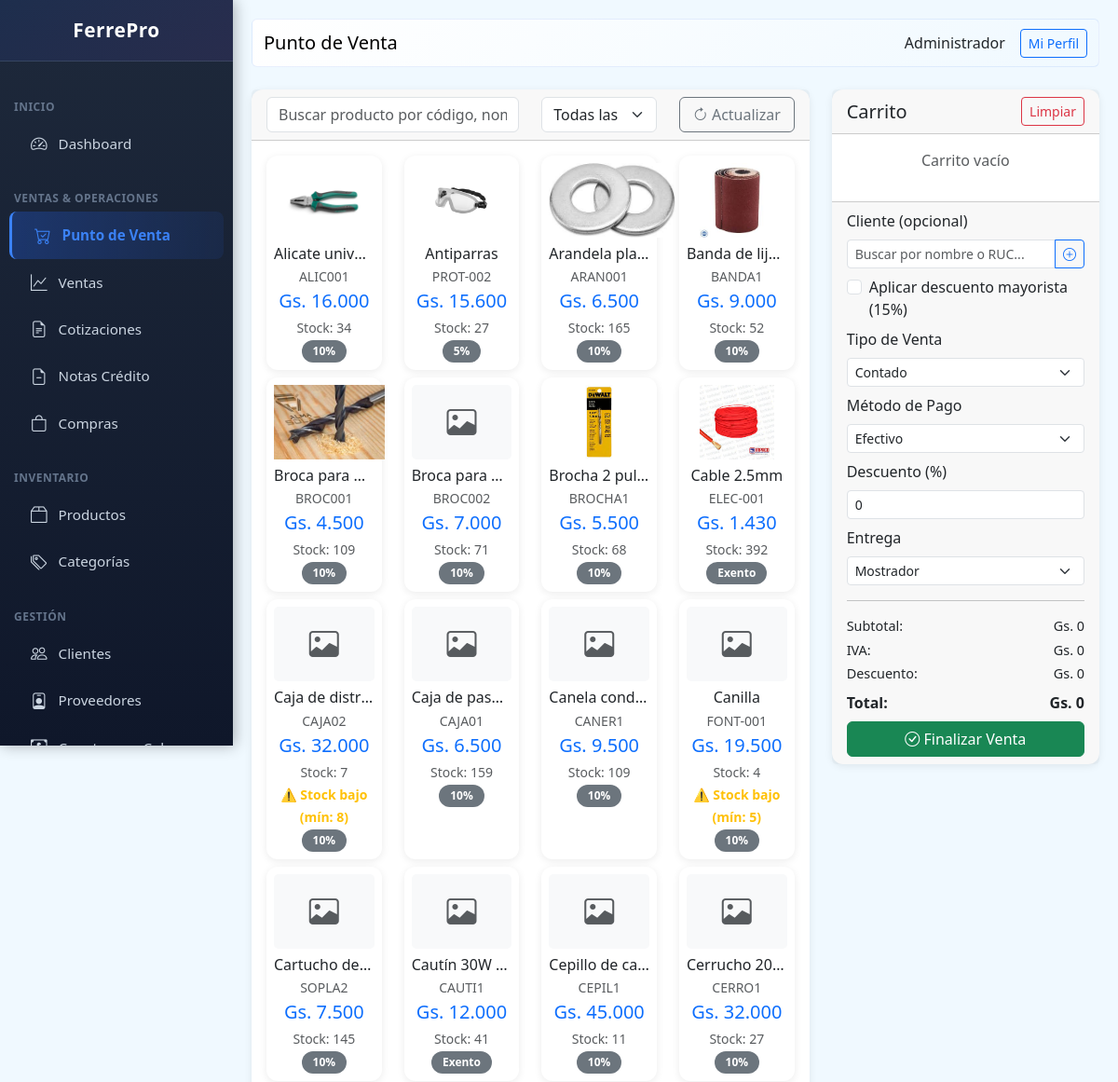
The app's page /public/index.php?page=pos (signed in, upper part), older data.
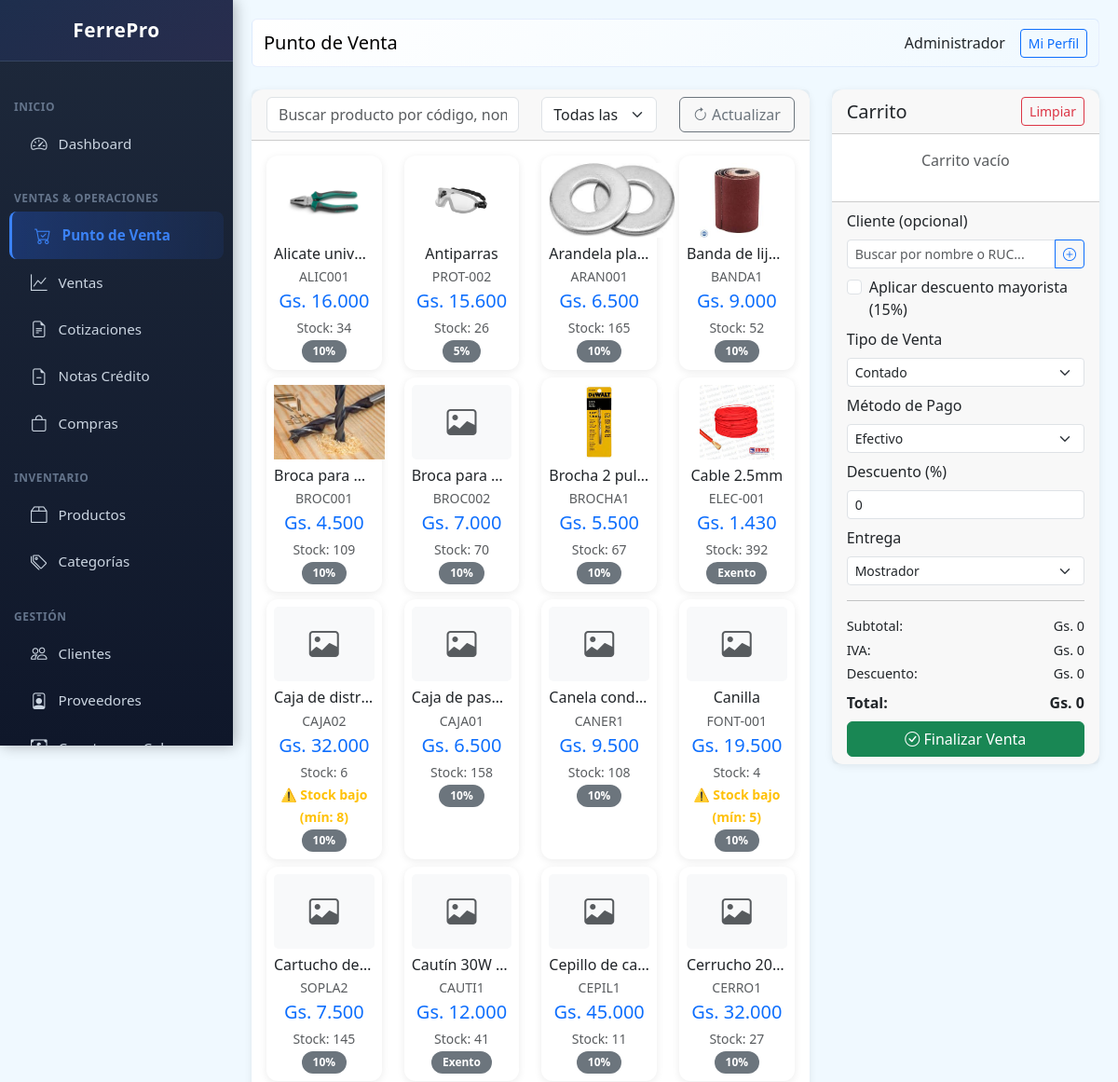
The same page, newer data.
### tables this page shows
CREATE TABLE users (
                id INTEGER PRIMARY KEY AUTOINCREMENT,
                name TEXT NOT NULL,
                email TEXT UNIQUE,
                password TEXT NOT NULL,
                role TEXT DEFAULT 'vendedor',
                active INTEGER DEFAULT 1,
                created_at DATETIME DEFAULT CURRENT_TIMESTAMP
            , last_login DATETIME, last_password_change DATETIME, failed_login_attempts INTEGER DEFAULT 0, locked_until DATETIME, two_fa_enabled INTEGER DEFAULT 0, two_fa_secret TEXT, branch_id INTEGER DEFAULT 1, pos_terminal_id INTEGER DEFAULT 1);

CREATE TABLE products (
                id INTEGER PRIMARY KEY AUTOINCREMENT,
                code TEXT UNIQUE,
                barcode TEXT,
                name TEXT NOT NULL,
                description TEXT,
                category_id INTEGER,
                provider_id INTEGER,
                unit TEXT DEFAULT 'unidad',
                cost_price REAL DEFAULT 0,
                sale_price REAL DEFAULT 0,
                wholesale_price REAL DEFAULT 0,
                stock INTEGER DEFAULT 0,
                min_stock INTEGER DEFAULT 5,
                location TEXT,
                active INTEGER DEFAULT 1,
                created_at DATETIME DEFAULT CURRENT_TIMESTAMP, iva INTEGER DEFAULT 10, image TEXT,
                FOREIGN KEY (category_id) REFERENCES categories(id),
                FOREIGN KEY (provider_id) REFERENCES providers(id)
            );

### class/Database.php (called while the page is built, shortened)
<?php
class Database extends PDO {
    private static $instance = null;
    public static function getInstance() {
        if (self::$instance === null) {
            self::$instance = new self();
        }
        return self::$instance;
    }
 }

### class/Format.php (called while the page is built, shortened)
<?php
class Format {
    public static function money($amount) {
        $amount = floatval($amount);
        return 'Gs. ' . number_format($amount, 0, ',', '.');
    }
}

### views/pos/index.php (the view, shortened to what this page needs)
<?php
$pageTitle = 'Punto de Venta';
$categories = db()->query("SELECT * FROM categories WHERE active = 1 ORDER BY name")->fetchAll(PDO::FETCH_ASSOC);
$clients = db()->query("SELECT * FROM clients WHERE active = 1 ORDER BY name")->fetchAll(PDO::FETCH_ASSOC);
$products = db()->query("SELECT p.*, c.name as category_name FROM products p LEFT JOIN categories c ON p.category_id = c.id WHERE p.active = 1 AND p.stock > 0 ORDER BY p.name")->fetchAll(PDO::FETCH_ASSOC);
$content = '
<div class="row">
    <div class="col-md-8">
        <div class="card mb-3">
            <div class="card-header">
                <div class="row">
                    <div class="col-md-6">
                        <input type="text" id="searchProduct" class="form-control" placeholder="Buscar producto por código, nombre o barcode..." autocomplete="off">
                        <div id="searchResults" class="list-group position-absolute" style="z-index: 1000; max-height: 300px; overflow-y: auto; display: none; width: 100%; top: 38px;"></div>
                    </div>
                    <div class="col-md-3">
                        <select id="filterCategory" class="form-select">
                            <option value="">Todas las categorías</option>
                            ' . implode('', array_map(fn($c) => "<option value=\"{$c['id']}\">{$c['name']}</option>", $categories)) . '
                        </select>
                    </div>
                    <div class="col-md-3">
                        <button type="button" class="btn btn-outline-secondary w-100" id="btnActualizar">
                            <i class="bi bi-arrow-clockwise"></i> Actualizar
                        </button>
                    </div>
                </div>
            </div>
            <div class="card-body">
                <div id="productsGrid" class="row">';
foreach ($products as $p) {
    $stock_warning = $p['stock'] <= $p['min_stock'] ? 'border-warning border-2' : '';
    $iva_label = $p['iva'] == 0 ? 'Exento' : $p['iva'] . '%';
    $barcode = isset($p['barcode']) ? $p['barcode'] : '';
    $imgHtml = !empty($p['image']) ? '<img src="' . BASE_URL . '/' . htmlspecialchars($p['image']) . '" style="max-height: 80px; object-fit: contain;" class="mb-2">' : '<div class="mb-2" style="height: 80px; display: flex; align-items: center; justify-content: center; background: #f8f9fa; border-radius: 5px;"><i class="bi bi-image text-muted" style="font-size: 2rem;"></i></div>';
    $content .= '<div class="col-md-3 col-6 mb-2 product-card" data-category="' . ($p['category_id'] ?? '') . '" data-min-stock="' . $p['min_stock'] . '">
        <div class="card h-100 product-item ' . $stock_warning . '" style="cursor: pointer;" data-id="' . $p['id'] . '" data-name="' . htmlspecialchars($p['name']) . '" data-price="' . $p['sale_price'] . '" data-wholesale-price="' . ($p['wholesale_price'] ?? $p['sale_price']) . '" data-stock="' . $p['stock'] . '" data-min-stock="' . $p['min_stock'] . '" data-code="' . htmlspecialchars($p['code']) . '" data-barcode="' . htmlspecialchars($barcode) . '" data-iva="' . $p['iva'] . '" data-image="' . htmlspecialchars($p['image'] ?? '') . '">
            <div class="card-body text-center p-2">
                ' . $imgHtml . '
                <h6 class="mb-1 text-truncate">' . htmlspecialchars($p['name']) . '</h6>
                <p class="text-muted small mb-1">' . $p['code'] . '</p>
                <h5 class="text-primary mb-1">' . Format::money($p['sale_price']) . '</h5>
                <small class="text-muted">Stock: ' . $p['stock'] . '</small>';
    if ($p['stock'] <= $p['min_stock']) {
        $content .= '<br><small class="text-warning fw-bold">⚠️ Stock bajo (mín: ' . $p['min_stock'] . ')</small>';
    }
    $content .= '<br><small class="badge bg-secondary">' . $iva_label . '</small>';
    $content .= '</div>
        </div>
    </div>';
}
$content .= '</div>
            </div>
        </div>
    </div>
    <div class="col-md-4">
        <div class="card">
            <div class="card-header d-flex justify-content-between align-items-center">
                <h5 class="mb-0">Carrito</h5>
                <button type="button" class="btn btn-sm btn-outline-danger" id="btnLimpiar">Limpiar</button>
            </div>
            <div class="card-body p-0">
                <div id="cartItems" style="max-height: 400px; overflow-y: auto;">
                    <p class="text-center text-muted p-3">Carrito vacío</p>
                </div>
            </div>
            <div class="card-footer">
                <div class="mb-2">
                    <label class="form-label">Cliente (opcional)</label>
                    <div class="position-relative">
                        <div class="input-group input-group-sm">
                            <input type="text" id="clientSearch" class="form-control" placeholder="Buscar por nombre o RUC..." autocomplete="off">
                            <button type="button" class="btn btn-outline-primary" onclick="window.location.href=\'?page=clients&action=new\'" title="Nuevo cliente">
                                <i class="bi bi-plus-circle"></i>
                            </button>
                        </div>
                    </div>
                         ' . implode('', array_map(fn($c) => "{$c['']}{$c['']}{$c['']}{$c['']}{$c['']}{$c['']} {$c['']} " . ($c[''] > 0 ? " " . Format::money($c['']) . "" : "") . "</option>", $clients)) . '
                    <div class="form-check mt-2">
                        <input type="checkbox" class="form-check-input" id="wholesaleDiscount" onchange="renderCart()">
                        <label class="form-check-label" for="wholesaleDiscount">Aplicar descuento mayorista (15%)</label>
                    </div>
                </div>
                <div class="mb-2">
                    <label class="form-label">Tipo de Venta</label>
                    <select name="sale_type" id="saleType" class="form-select form-select-sm" onchange="checkSaleType()">
                        <option value="contado">Contado</option>
                    </select>
                </div>
                <div class="mb-2">
                    <label class="form-label">Método de Pago</label>
                    <select name="payment_method" id="paymentMethod" class="form-select form-select-sm">
                        <option value="efectivo">Efectivo</option>
                    </select>
                </div>
                <div class="mb-2">
                    <label class="form-label">Descuento (%)</label>
                    <input type="number" id="globalDiscount" class="form-control form-select-sm" value="0" min="0" max="100">
                </div>
                <div class="mb-2">
                    <label class="form-label">Entrega</label>
                    <select name="delivery_type" id="deliveryType" class="form-select form-select-sm">
                        <option value="mostrador">Mostrador</option>
                    </select>
                </div>
                 <hr>
                  <div class="d-flex justify-content-between mb-1" style="font-size: 0.9rem;">
                      <span>Subtotal:</span>
                      <span id="cartSubtotal">Gs. 0</span>
                  </div>
                  <div class="d-flex justify-content-between mb-1" style="font-size: 0.9rem;">
                      <span>IVA:</span>
                      <span id="cartIVA">Gs. 0</span>
                  </div>
                  <div class="d-flex justify-content-between mb-2" style="font-size: 0.9rem;">
                      <span>Descuento:</span>
                      <span id="cartDiscount">Gs. 0</span>
                  </div>
                  <div class="d-flex justify-content-between mb-2">
                      <span><strong>Total:</strong></span>
                      <span id="cartTotal"><strong>Gs. 0</strong></span>
                  </div>
                <button type="button" class="btn btn-success w-100" id="btnFinalizarVenta">
                    <i class="bi bi-check-circle"></i> Finalizar Venta
                </button>
            </div>
        </div>
    </div>
</div>
';

### public/index.php (shortened to what this page needs)
<?php
require_once dirname(__DIR__) . '/class/Database.php';
require_once dirname(__DIR__) . '/class/Format.php';
function db() {
    return Database::getInstance();
}
function auth() {
    return isset($_SESSION['user_id']) ? $_SESSION['user_id'] : null;
}
function user() {
    $stmt = db()->prepare("SELECT id, name, email, role FROM users WHERE id = ?");
    $stmt->execute([auth()]);
    return $stmt->fetch(PDO::FETCH_ASSOC);
}
function view($file, $data = []) {
    extract($data);
    $content = null;
    include dirname(__DIR__) . '/views/' . $file . '.php';
    include dirname(__DIR__) . '/views/layouts/main.php';
    exit;
}
$page = $_GET['page'] ?? 'home';
switch ($page) {
    case 'pos':
        $products = db()->query("SELECT p.*, c.name as category_name FROM products p LEFT JOIN categories c ON p.category_id = c.id WHERE p.active = 1 AND p.stock > 0 ORDER BY p.name")->fetchAll(PDO::FETCH_ASSOC);
        view('pos/index', compact('categories', 'clients', 'products'));
        break;
}
?>

### views/layouts/main.php (shortened to what this page needs)
<!DOCTYPE html>
<html lang="es">
<head>
    <link rel="stylesheet" href="https://cdn.jsdelivr.net/npm/bootstrap@5.3.0/dist/css/bootstrap.min.css">
    <link rel="stylesheet" href="https://cdn.jsdelivr.net/npm/bootstrap-icons@1.10.0/font/bootstrap-icons.css">
</head>
<body>
    <div class="sidebar">
        <div class="logo-section">
            <h5><i class="bi bi-hammer-wrench"></i> FerrePro</h5>
        </div>
        <nav class="nav flex-column">
            <div class="nav-section">Inicio</div>
            <a class="nav-link" href="?page=dashboard"><i class="bi bi-speedometer2"></i> Dashboard</a>
            <div class="nav-section">Ventas & Operaciones</div>
            <a class="nav-link" href="?page=pos"><i class="bi bi-cart-check"></i> Punto de Venta</a>
            <a class="nav-link" href="?page=sales"><i class="bi bi-graph-up"></i> Ventas</a>
            <a class="nav-link" href="?page=quotes"><i class="bi bi-file-earmark-text"></i> Cotizaciones</a>
            <a class="nav-link" href="?page=credit_notes"><i class="bi bi-file-earmark-minus"></i> Notas Crédito</a>
            <a class="nav-link" href="?page=purchases"><i class="bi bi-bag"></i> Compras</a>
            <div class="nav-section">Inventario</div>
            <a class="nav-link" href="?page=products"><i class="bi bi-box2"></i> Productos</a>
            <a class="nav-link" href="?page=categories"><i class="bi bi-tags"></i> Categorías</a>
            <div class="nav-section">Gestión</div>
            <a class="nav-link" href="?page=clients"><i class="bi bi-people"></i> Clientes</a>
            <a class="nav-link" href="?page=providers"><i class="bi bi-person-badge"></i> Proveedores</a>
            <a class="nav-link" href="?page=receivable"><i class="bi bi-cash-coin"></i> Cuentas por Cobrar</a>
        </nav>
    </div>
    <div class="main-content">
        <nav class="navbar navbar-expand-lg mb-4 rounded">
            <div class="container-fluid">
                <span class="navbar-brand mb-0 h1"><?= $pageTitle ?? 'FerrePro' ?></span>
                <div class="d-flex align-items-center gap-3">
                    <span><?= user()['name'] ?? '' ?></span>
                    <a href="?page=profile" class="btn btn-sm btn-outline-primary">Mi Perfil</a>
                </div>
            </div>
        </nav>
        <?= $content ?? '' ?>
    </div>
</body>
</html>

### views/layouts/main.php (style rules this page uses)
:root { --primary: #2563eb; --success: #10b981; --danger: #ef4444; --warning: #f59e0b; --info: #06b6d4; --secondary: #8b5cf6; --dark: #1e293b; }
body { font-family: 'Segoe UI', sans-serif; background: #f0f9ff; }
.sidebar { width: 250px; background: linear-gradient(180deg, #1e293b 0%, #0f172a 100%); height: 100vh; position: fixed; top: 0; left: 0; overflow-y: auto; box-shadow: 2px 0 15px rgba(0,0,0,0.3); z-index: 1000; }
.sidebar .logo-section { padding: 20px; text-align: center; border-bottom: 1px solid rgba(148, 163, 184, 0.2); background: linear-gradient(135deg, rgba(37, 99, 235, 0.1) 0%, rgba(139, 92, 246, 0.1) 100%); }
.sidebar .logo-section h5 { color: white; margin: 0; font-weight: 700; font-size: 1.3rem; letter-spacing: 0.5px; }
.sidebar nav { padding: 15px 0; }
.sidebar .nav-link { color: #cbd5e1; padding: 12px 20px; border-left: 3px solid transparent; display: flex; align-items: center; gap: 12px; transition: all 0.3s ease; margin: 0 10px; border-radius: 8px; font-size: 0.95rem; }
.sidebar .nav-link i { font-size: 1.1rem; transition: all 0.3s ease; }
.sidebar .nav-link.active { background: linear-gradient(90deg, rgba(37, 99, 235, 0.3) 0%, rgba(37, 99, 235, 0.1) 100%); color: #3b82f6; border-left-color: #3b82f6; font-weight: 600; padding-left: 24px; }
.sidebar .nav-link.active i { color: #3b82f6; }
.nav-section { padding: 15px 15px 5px 15px; font-size: 0.75rem; font-weight: 700; text-transform: uppercase; color: #64748b; letter-spacing: 0.5px; margin-top: 10px; }
.main-content { margin-left: 250px; padding: 20px; }
.navbar { background: linear-gradient(135deg, #ffffff 0%, #f0f9ff 100%); border-radius: 10px; border: 1px solid rgba(37, 99, 235, 0.1); }
.card { border: none; border-radius: 12px; box-shadow: 0 2px 8px rgba(0,0,0,0.08); transition: all 0.3s ease; }
.badge { border-radius: 20px; padding: 6px 12px; font-weight: 600; }

Row changes from the older to the newer data that the page shows:
changed products "Gs. 15.600": stock "27" → "26"
changed products "Gs. 7.000": stock "71" → "70"
changed products "Gs. 5.500": stock "68" → "67"
changed products "CAJA02": stock "7" → "6"
changed products "CAJA01": stock "159" → "158"
changed products "Gs. 9.500": stock "109" → "108"
